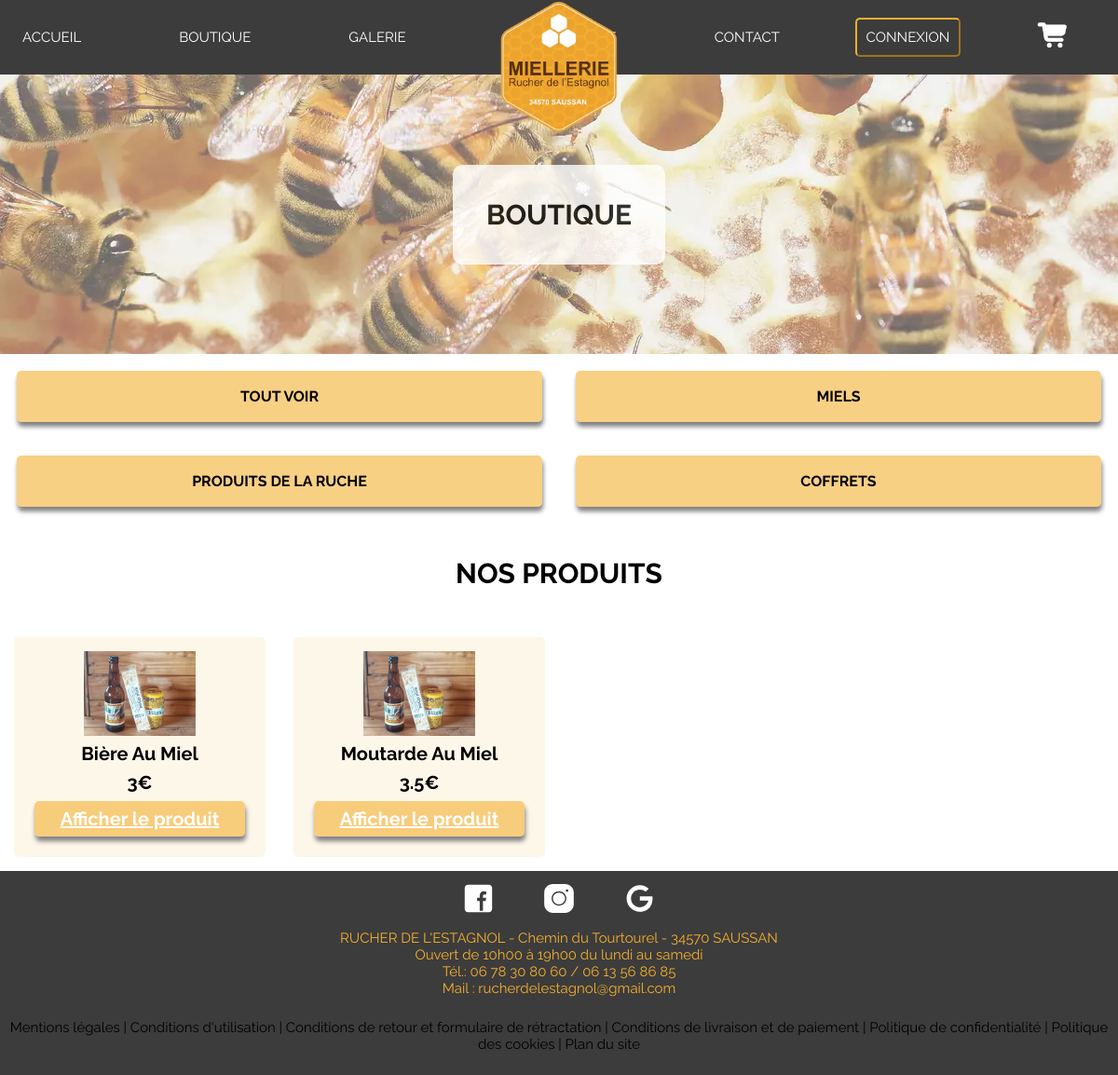
/pages/pageBoutique.php?filtre=ruche, run on the app's committed database.
### tables this page shows
CREATE TABLE IF NOT EXISTS `produits` (
  `id_produit` int(11) NOT NULL AUTO_INCREMENT,
  `nom_produit` varchar(50) NOT NULL,
  `description_produit` text NOT NULL,
  `prix_produit` float NOT NULL,
  `stock_produit` int(11) DEFAULT NULL,
  `image_produit` varchar(200) NOT NULL,
  `id_categorie` int(11) NOT NULL,
  PRIMARY KEY (`id_produit`),
  KEY `fk_appartenir_categories` (`id_categorie`)
);

### PHP/phpGestionBoutique.php (the view, shortened to what this page needs)
<?php
    if(empty($_GET['filtre'])){
        $produits = $bdd->query('SELECT * FROM produits')->fetchAll();
        foreach ($produits as $produit) {
        echo '<article>
        <img src="../images/imagesProduits/' .$produit['image_produit'] .'" class="imgBoutique">
        <p class="boutiqueNomProduit">' . $produit['nom_produit'] . '</p>
        <p class="boutiquePrix">' . $produit['prix_produit'] . '€</p>
        <a href="pageProduit.php?selectionner='. $produit['id_produit'] .'" "class="ajouter">Afficher le produit</a>
        </article>';
        }
        }
    elseif($_GET['filtre'] == 'ruche'){
        $produits = $bdd->query('SELECT * FROM produits WHERE id_categorie = 2')->fetchAll();
        foreach ($produits as $produit) {
            echo '<article>
            <img src="../images/imagesProduits/' .$produit['image_produit'] .'" class="imgBoutique">
            <p class="boutiqueNomProduit">' . $produit['nom_produit'] . '</p>
            <p class="boutiquePrix">' . $produit['prix_produit'] . '€</p>
            <a href="../pages/pageProduit.php" class="ajouter">Afficher le produit</a>
            </article>';
        }
    }

### style.css (style rules this page uses)
* { margin: 0px; --navColor:rgb(60,60,60); --white:rgb(255,255,255); --jaunepale: rgb(253,247,233); --jaune:rgb(244,175,46); --jauneClair:rgba(244, 175, 46, 0.59); font-family: 'Raleway', sans-serif; }
body { position: relative; }
.boutiqueProduits > article { padding: 5%; margin: 5%; border-radius: 5px; background-color: var(--jaunepale); text-align: center; font-weight: bold; display: flex; flex-direction: column; justify-content: center; font-size: 20px; font-weight: bold; }
.boutiqueNomProduit { margin: 3%; text-transform: capitalize; }
.imgBoutique { width: 50%; height: 50%; object-fit: cover; align-self: center; }
.ajouter { background-color: var(--jauneClair); box-shadow: 1px 5px 5px gray; margin: 3%; padding: 3%; color: var(--white); font-weight: bold; border-radius: 5px; }

### data on the page
produits: image_produit (picture), nom_produit "Bière Au Miel", prix_produit "3"
produits: image_produit (picture), nom_produit "Moutarde Au Miel", prix_produit "3.5"
